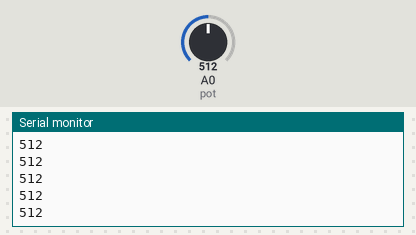
The sketch below on a simulated Arduino Uno, built with avr-gcc and run on an emulated ATmega328P. Shown: the last lines printed to the serial monitor. The inputs (shaded band) are chosen by the test bench; at power-on: A0 (pot) = 512.

Above: at 1.2 s.
1.3 s: A0 (pot) set to 716
At 1.32 s:
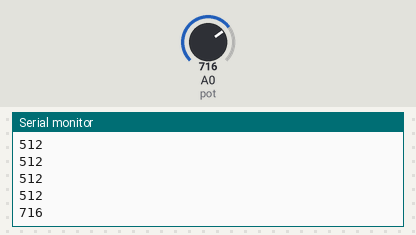
2.8 s: A0 (pot) set to 900
At 2.83 s:
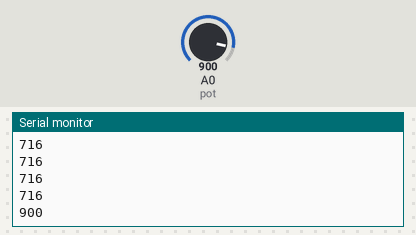
Timing chart, 0 to 5.8 s (numbered marks = the images above; inputs shaded):
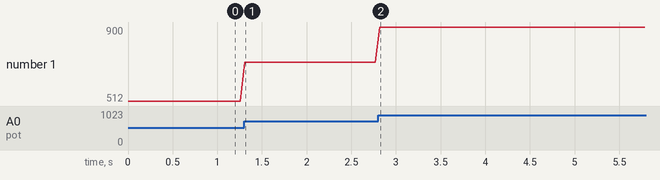

Measured:
- after the input at 1.3 s, the serial monitor: prints a new line at once (image 1)
- after the input at 2.8 s, the serial monitor: prints a new line at once (image 2)
- plotted number 1: 512 → 716 after the input at 1.3 s, 716 → 900 after the input at 2.8 s

The sketch:

Analog_Read_Serial.ino
```cpp
int pot = A0;
void setup() {
  // put your setup code here, to run once:
  pinMode(pot, INPUT);
  Serial.begin(9600);

}

void loop() {
  // put your main code here, to run repeatedly:
  int readVal = analogRead(pot);
Serial.println(readVal);
delay(50);

}
```
